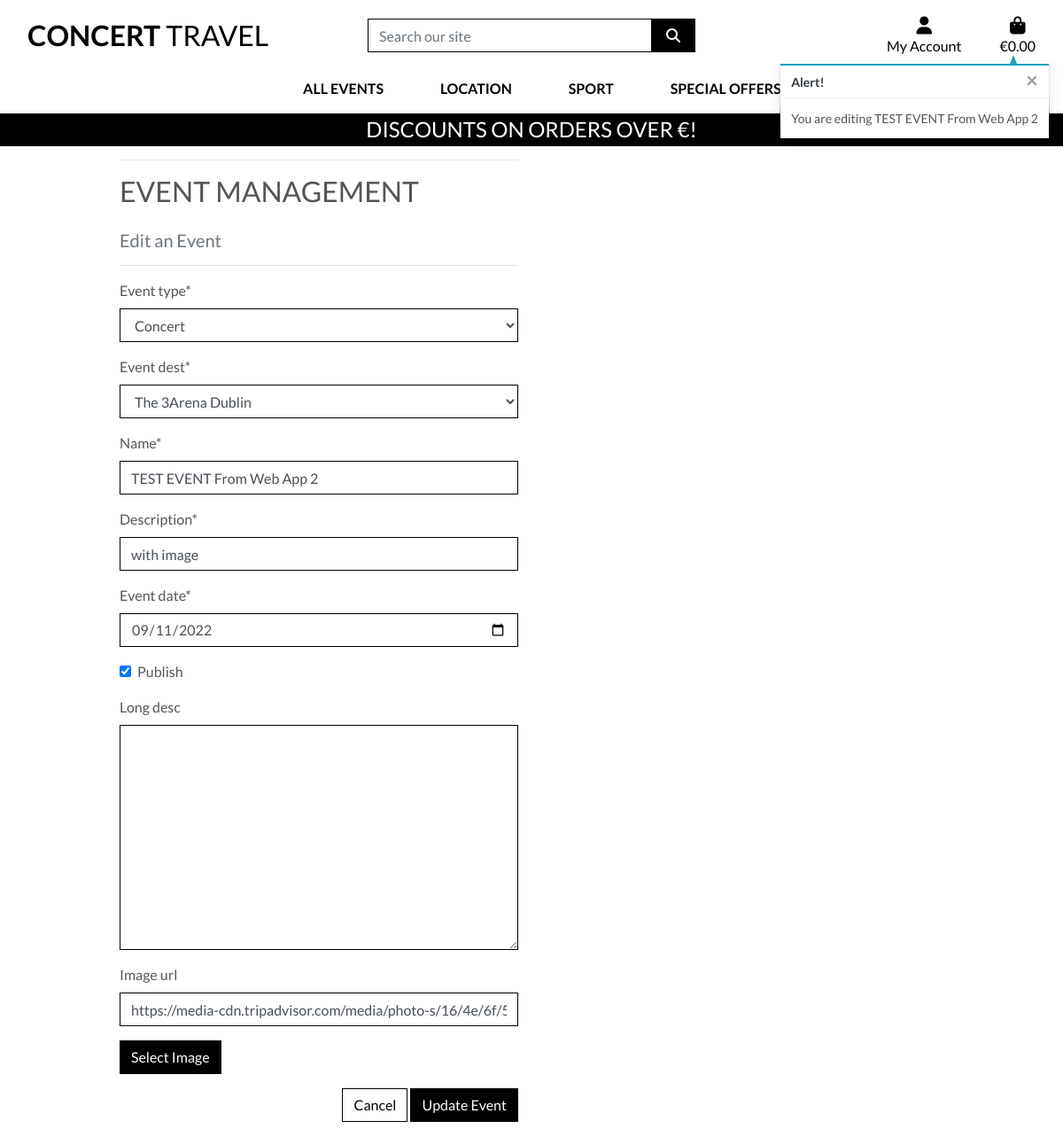
The app's page /events/edit/19/ (signed in), older data.
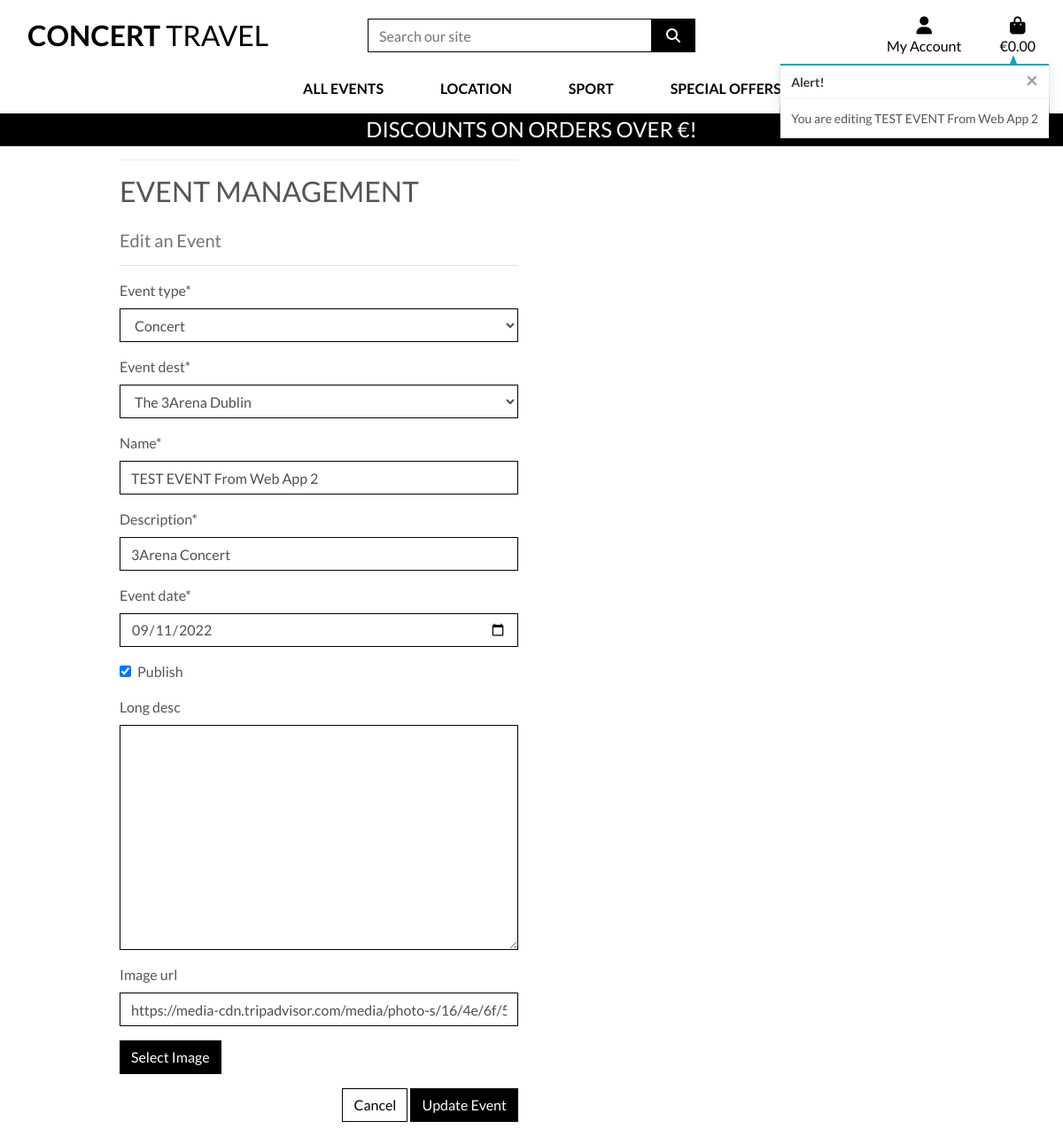
The same page, newer data.
### events/models.py (models this page shows, shortened)
class EventList(models.Model):
    event_type = models.ForeignKey('EventType', on_delete=models.PROTECT)
    event_dest = models.ForeignKey('Destination', on_delete=models.PROTECT)
    name = models.CharField(max_length=254)
    description = models.CharField(max_length=254)
    event_date = models.DateField()
    publish = models.BooleanField(default=True)
    long_desc = models.TextField(null=True, blank=True)
    image_url = models.URLField(max_length=1024, null=True, blank=True)
    image = models.ImageField(null=True, blank=True)

### events/views.py (the view)
# urls.py: path('edit/<int:event_id>/', views.edit_event, name='edit_event'),
@login_required
def edit_event(request, event_id):
    if not request.user.is_superuser:
        messages.error(request, 'Sorry, only store owners can do that.')
        return redirect(reverse('home'))
    event = get_object_or_404(EventList, pk=event_id)
    if request.method == 'POST':
        form = EventListForm(request.POST, request.FILES, instance=event)
        if form.is_valid():
            form.save()
            messages.success(request, 'Successfully updated event!')
            return redirect(reverse('event_detail', args=[event.id]))
        else:
            messages.error(request, 'Failed to update event. Please ensure the form is valid.')
    else:
        form = EventListForm(instance=event)
        messages.info(request, f'You are editing {event.name}')
    template = 'events/edit_event.html'
    context = {
        'form': form,
        'event': event,
    }
    return render(request, template, context)

### events/forms.py
class EventListForm(forms.ModelForm):
    class Meta:
        model = EventList
        fields = '__all__'
    image = forms.ImageField(label='image', required=False, widget=CustomClearableFileInput)
    def __init__(self, *args, **kwargs):
        super().__init__(*args, **kwargs)
        picklocs = PickLoc.objects.all()
        eventtypes = EventType.objects.all()
        destinations = Destination.objects.all()
        dest_friendly_names = [(d.id, d.get_friendly_name()) for d in destinations]
        self.fields['event_date'].widget=forms.widgets.DateInput(attrs={'type': 'date'})
        self.fields['event_dest'].choices = dest_friendly_names
        for field_name, field in self.fields.items():
            field.widget.attrs['class'] = 'border-black rounded-0'

### bag/context.py (called while the page is built, shortened)
def bag_contents(request):
    eventid = 0
    picklocid = 0
    ticket_price = 0
    total = 0
    product_count = 0
    bag_items = []
    bag = request.session.get('bag', {})
    grand_total = total # for header total
    context = {
        'bag_items': bag_items,
        'total': total,
        'product_count': product_count,
        'grand_total': grand_total
    }
    return context

### events/templates/events/edit_event.html (shortened to what this page needs)
{% extends "base.html" %}
{% load static %}
{% block page_header %}
    <div class="container header-container">
    </div>
{% endblock %}
{% block content %}
    <div class="overlay"></div>
    <div class="container">
        <div class="row">
            <div class="col-12 col-md-6">
                <hr>
                <h2 class="logo-font mb-4">Event Management</h2>
                <h5 class="text-muted">Edit an Event</h5>
                <hr>
            </div>
        </div>
        <div class="row">
            <div class="col-12 col-md-6">
                <form method="POST" action="{% url 'edit_event' event.id %}" class="form mb-2" enctype="multipart/form-data">
                    {% for field in form %}
                        {% if field.name != 'image' %}
                            {{ field | as_crispy_field }}
                        {% else %}
                            {{ field }}
                        {% endif %}
                    {% endfor %}
                    <div class="text-right">
                        <a class="btn btn-outline-black rounded-0" href="{% url 'events' %}">Cancel</a>
                        <button class="btn btn-black rounded-0" type="submit">Update Event</button>
                    </div>
                </form>
            </div>
        </div>
    </div>
{% endblock %}

Row changes from the older to the newer data that the page shows:
changed EventList "The 3Arena Dublin": description "with image" → "3Arena Concert"
